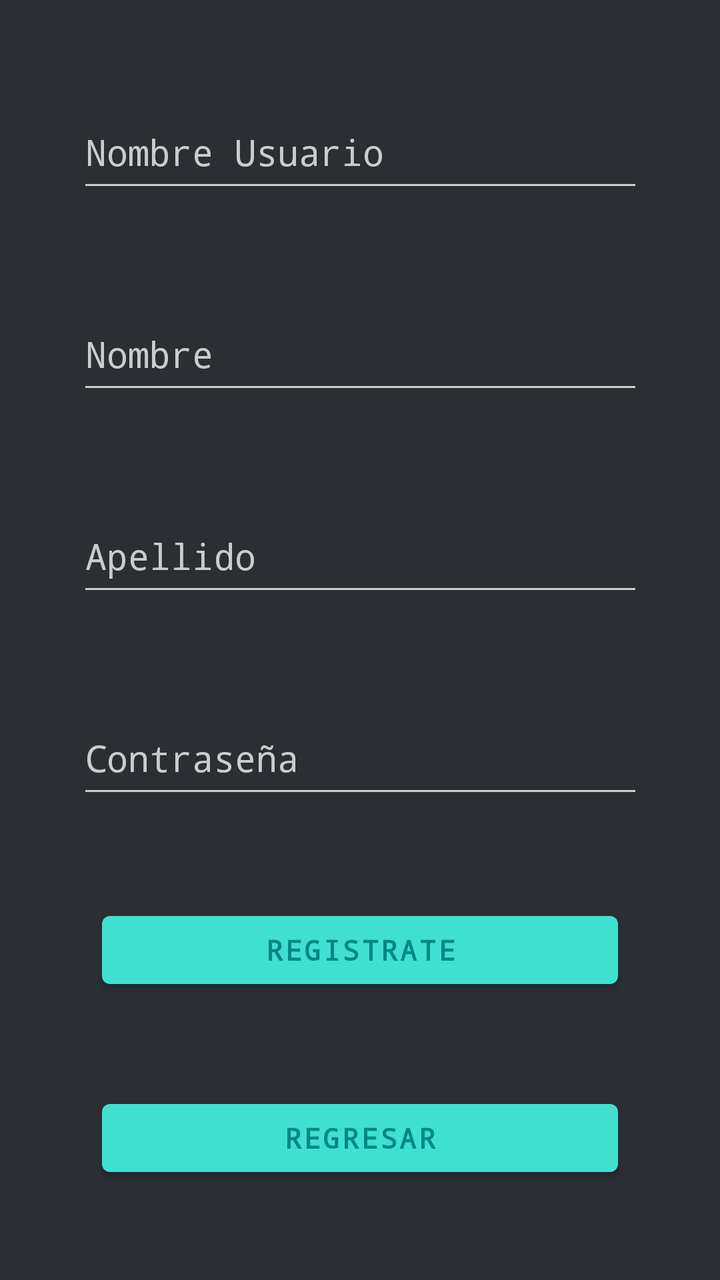
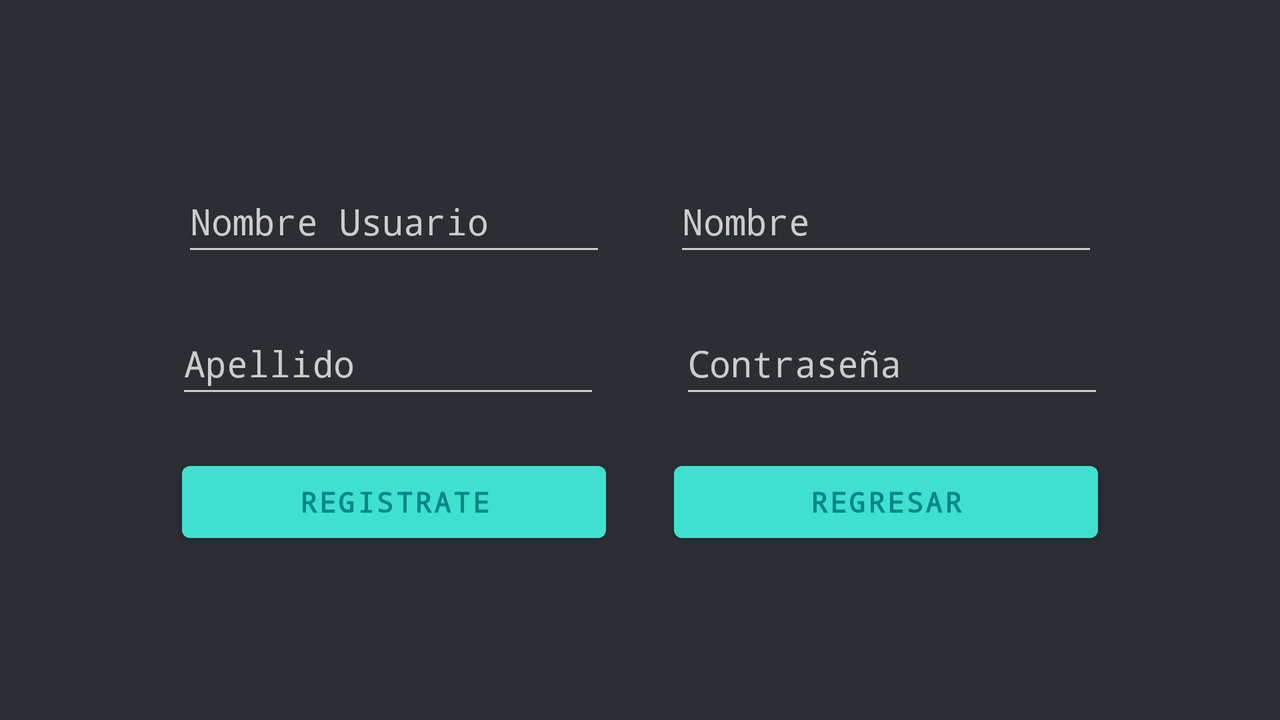

The same Android screen from two of the app's own layout files: first res/layout/ as a phone draws it, then the repository's variant for another configuration, drawn on a device whose configuration selects that folder. Both files follow.
<!-- AndroidManifest.xml: application theme Theme.PrimeraPractica -->
<!-- res/layout/activity_registro.xml -->
<?xml version="1.0" encoding="utf-8"?>
<androidx.constraintlayout.widget.ConstraintLayout xmlns:android="http://schemas.android.com/apk/res/android"
    xmlns:app="http://schemas.android.com/apk/res-auto"
    xmlns:tools="http://schemas.android.com/tools"
    android:layout_width="match_parent"
    android:layout_height="match_parent"
    android:background="@color/pizarra"
    tools:context=".Registro">

    <EditText

        android:id="@+id/TextId"
        style="@style/editTexTBlanco"
        android:layout_width="283dp"
        android:layout_height="53dp"
        android:ems="10"
        android:hint="@string/nombreUsuario"
        android:inputType="textPersonName"
        app:layout_constraintBottom_toTopOf="@+id/TextNombre"
        app:layout_constraintEnd_toEndOf="parent"
        app:layout_constraintHorizontal_bias="0.5"
        app:layout_constraintStart_toStartOf="parent"
        app:layout_constraintTop_toTopOf="parent" />

    <EditText
        android:id="@+id/TextApellido"
        style="@style/editTexTBlanco"
        android:layout_width="283dp"
        android:layout_height="53dp"
        android:ems="10"
        android:hint="@string/campoApellido"
        android:inputType="textPersonName"
        app:layout_constraintBottom_toTopOf="@+id/TextContraseña"
        app:layout_constraintEnd_toEndOf="parent"
        app:layout_constraintHorizontal_bias="0.5"
        app:layout_constraintStart_toStartOf="parent"
        app:layout_constraintTop_toBottomOf="@+id/TextNombre" />

    <Button
        android:id="@+id/botonRegresar"
        style="@style/botones"
        android:layout_width="258dp"
        android:layout_height="46dp"
        android:text="@string/botonRegrasar"
        app:layout_constraintBottom_toBottomOf="parent"
        app:layout_constraintEnd_toEndOf="parent"
        app:layout_constraintHorizontal_bias="0.5"
        app:layout_constraintStart_toStartOf="parent"
        app:layout_constraintTop_toBottomOf="@+id/buttonRegistrate" />

    <Button
        android:id="@+id/buttonRegistrate"
        style="@style/botones"
        android:layout_width="258dp"
        android:layout_height="46dp"
        android:text="@string/botonRegistrarte"
        app:layout_constraintBottom_toTopOf="@+id/botonRegresar"
        app:layout_constraintEnd_toEndOf="parent"
        app:layout_constraintHorizontal_bias="0.5"
        app:layout_constraintStart_toStartOf="parent"
        app:layout_constraintTop_toBottomOf="@+id/TextContraseña" />

    <EditText
        android:id="@+id/TextContraseña"
        style="@style/editTexTBlanco"
        android:layout_width="283dp"
        android:layout_height="53dp"
        android:ems="10"
        android:hint="@string/campoContraseña"
        android:inputType="textPassword"
        app:layout_constraintBottom_toTopOf="@+id/buttonRegistrate"
        app:layout_constraintEnd_toEndOf="parent"
        app:layout_constraintHorizontal_bias="0.5"
        app:layout_constraintStart_toStartOf="parent"
        app:layout_constraintTop_toBottomOf="@+id/TextApellido" />

    <EditText
        android:id="@+id/TextNombre"
        style="@style/editTexTBlanco"
        android:layout_width="283dp"
        android:layout_height="53dp"
        android:ems="10"
        android:hint="@string/campoNombre"
        android:inputType="textPersonName"
        app:layout_constraintBottom_toTopOf="@+id/TextApellido"
        app:layout_constraintEnd_toEndOf="parent"
        app:layout_constraintHorizontal_bias="0.5"
        app:layout_constraintStart_toStartOf="parent"
        app:layout_constraintTop_toBottomOf="@+id/TextId" />

</androidx.constraintlayout.widget.ConstraintLayout>
<!-- resources referenced by this layout -->
<resources>
  <color name="pizarra">#2b2e33</color>
  <string name="botonRegistrarte">Registrate</string>
  <string name="botonRegrasar">Regresar</string>
  <string name="campoApellido">Apellido</string>
  <string name="campoNombre">Nombre</string>
  <string name="nombreUsuario">Nombre Usuario</string>
  <style name="botones">
  
          <item name="android:fontFamily">monospace</item>
          <item name="android:textColor">@color/teal_700</item>
          <item name="android:textStyle">bold</item>
          
  
      </style>
  <style name="editTexTBlanco">
          <item name="android:textColorHint">@color/grisClaro</item>
          <item name="android:fontFamily"> monospace </item>
          <item name="android:textColor">@color/white</item>
      </style>
  <style name="Theme.PrimeraPractica" parent="Theme.MaterialComponents.DayNight.DarkActionBar">
          
          <item name="colorPrimary">@color/aqua</item>
          <item name="colorPrimaryVariant">@color/purple_700</item>
          <item name="colorOnPrimary">@color/white</item>
          
          <item name="colorSecondary">@color/teal_200</item>
          <item name="colorSecondaryVariant">@color/teal_700</item>
          <item name="colorControlNormal">@color/grisClaro</item>
  
      </style>
  <color name="teal_700">#FF018786</color>
  <color name="grisClaro">#cccccc</color>
  <color name="white">#FFFFFFFF</color>
  <color name="aqua">#40e0d0</color>
  <color name="purple_700">#FF3700B3</color>
  <color name="teal_200">#FF03DAC5</color>
</resources>
<!-- res/layout-land/activity_registro.xml (the repository's variant of the layout above) -->
<!-- drawn on the phone turned sideways -->
<?xml version="1.0" encoding="utf-8"?>
<androidx.constraintlayout.widget.ConstraintLayout xmlns:android="http://schemas.android.com/apk/res/android"
    xmlns:app="http://schemas.android.com/apk/res-auto"
    xmlns:tools="http://schemas.android.com/tools"
    android:layout_width="match_parent"
    android:layout_height="match_parent"
    android:background="@color/pizarra"
    tools:context=".Registro">

    <EditText

        android:id="@+id/TextId"
        style="@style/editTexTBlanco"
        android:layout_width="212dp"
        android:layout_height="48dp"
        android:layout_marginStart="91dp"
        android:layout_marginTop="85dp"
        android:layout_marginEnd="34dp"
        android:layout_marginBottom="23dp"
        android:ems="10"
        android:hint="@string/nombreUsuario"
        android:inputType="textPersonName"
        app:layout_constraintBottom_toTopOf="@+id/TextApellido"
        app:layout_constraintEnd_toStartOf="@+id/TextNombre"
        app:layout_constraintStart_toStartOf="parent"
        app:layout_constraintTop_toTopOf="parent" />

    <Button
        android:id="@+id/buttonRegistrate"
        style="@style/botones"
        android:layout_width="212dp"
        android:layout_height="48dp"
        android:layout_marginStart="91dp"
        android:layout_marginBottom="85dp"
        android:text="@string/botonRegistrarte"
        app:layout_constraintBottom_toBottomOf="parent"
        app:layout_constraintEnd_toStartOf="@+id/botonRegresar"
        app:layout_constraintStart_toStartOf="parent"
        app:layout_constraintTop_toBottomOf="@+id/TextApellido" />

    <EditText
        android:id="@+id/TextApellido"
        style="@style/editTexTBlanco"
        android:layout_width="212dp"
        android:layout_height="48dp"
        android:layout_marginStart="88dp"
        android:layout_marginBottom="23dp"
        android:ems="10"
        android:hint="@string/campoApellido"
        android:inputType="textPersonName"
        app:layout_constraintBottom_toTopOf="@+id/buttonRegistrate"
        app:layout_constraintEnd_toStartOf="@+id/TextContraseña"
        app:layout_constraintStart_toStartOf="parent"
        app:layout_constraintTop_toBottomOf="@+id/TextId" />

    <EditText
        android:id="@+id/TextContraseña"
        style="@style/editTexTBlanco"
        android:layout_width="212dp"
        android:layout_height="48dp"
        android:layout_marginStart="40dp"
        android:layout_marginEnd="88dp"
        android:layout_marginBottom="23dp"
        android:ems="10"
        android:hint="@string/campoContraseña"
        android:inputType="textPassword"
        app:layout_constraintBottom_toTopOf="@+id/botonRegresar"
        app:layout_constraintEnd_toEndOf="parent"
        app:layout_constraintStart_toEndOf="@+id/TextApellido"
        app:layout_constraintTop_toBottomOf="@+id/TextNombre" />

    <EditText
        android:id="@+id/TextNombre"
        style="@style/editTexTBlanco"
        android:layout_width="212dp"
        android:layout_height="48dp"
        android:layout_marginTop="85dp"
        android:layout_marginEnd="91dp"
        android:layout_marginBottom="23dp"
        android:ems="10"
        android:hint="@string/campoNombre"
        android:inputType="textPersonName"
        app:layout_constraintBottom_toTopOf="@+id/TextContraseña"
        app:layout_constraintEnd_toEndOf="parent"
        app:layout_constraintStart_toEndOf="@+id/TextId"
        app:layout_constraintTop_toTopOf="parent" />

    <Button
        android:id="@+id/botonRegresar"
        style="@style/botones"
        android:layout_width="212dp"
        android:layout_height="48dp"
        android:layout_marginStart="34dp"
        android:layout_marginEnd="91dp"
        android:layout_marginBottom="85dp"
        android:text="@string/botonRegrasar"
        app:layout_constraintBottom_toBottomOf="parent"
        app:layout_constraintEnd_toEndOf="parent"
        app:layout_constraintStart_toEndOf="@+id/buttonRegistrate"
        app:layout_constraintTop_toBottomOf="@+id/TextContraseña" />

</androidx.constraintlayout.widget.ConstraintLayout>
